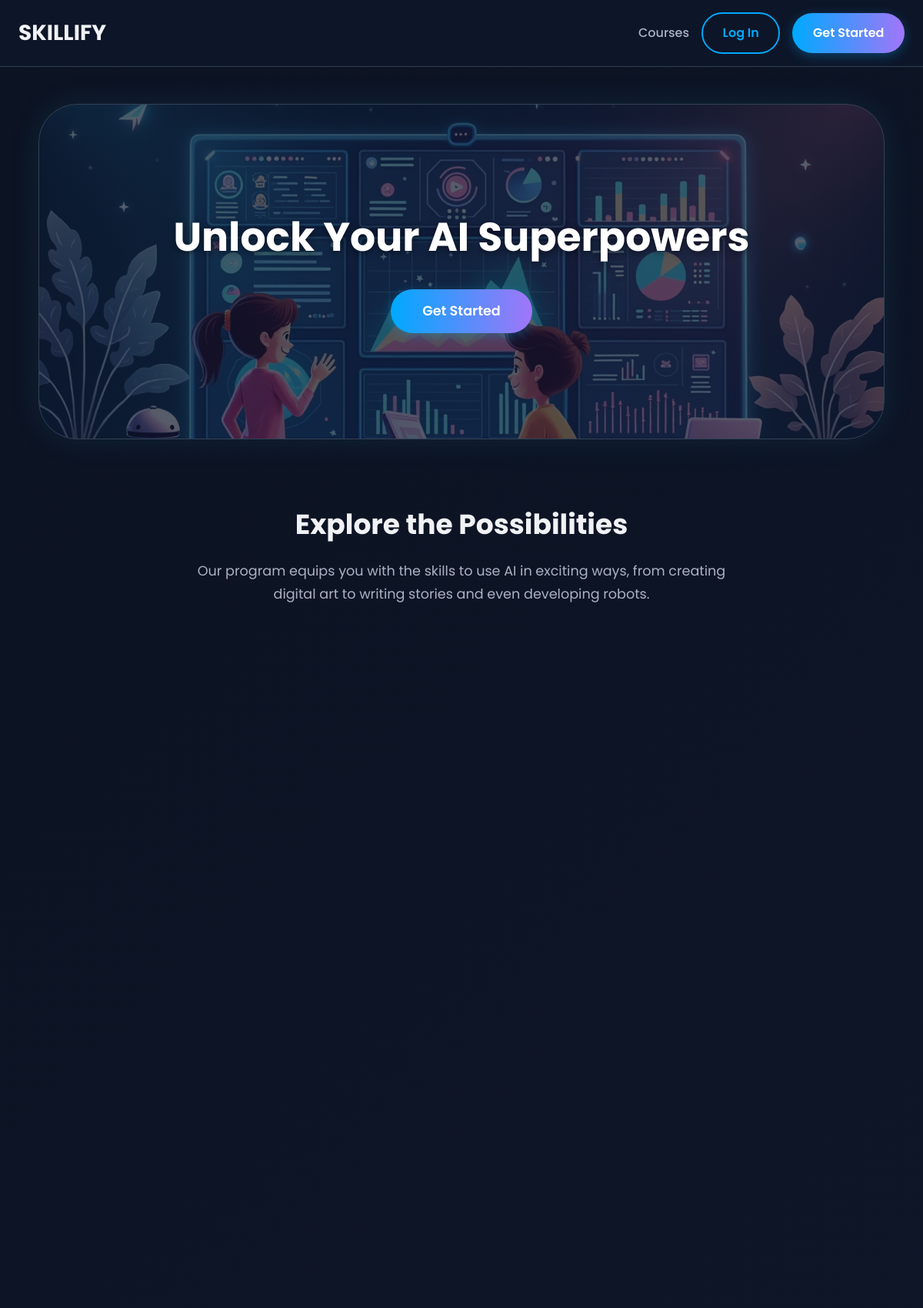
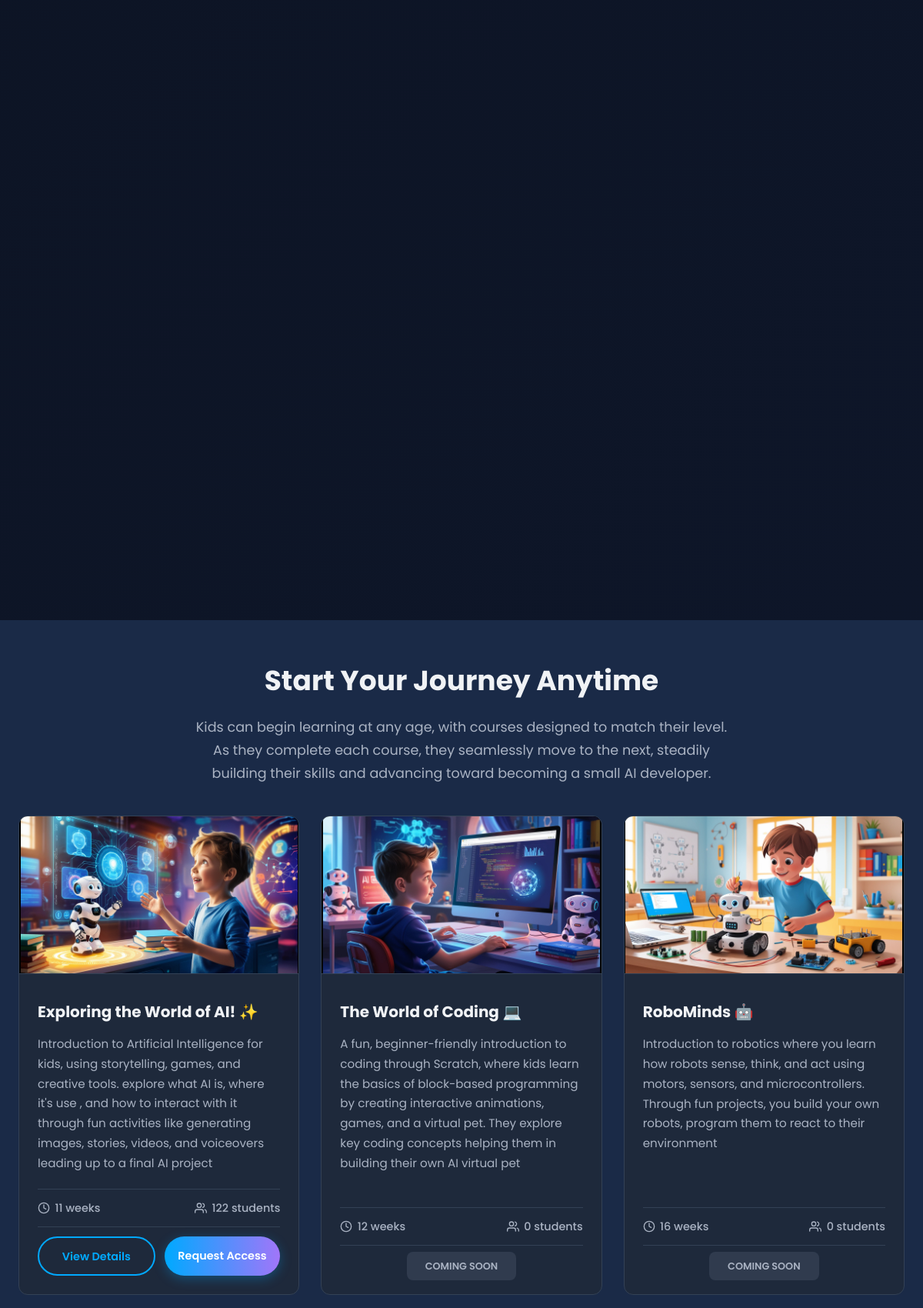
The page / (upper part) on the database its author committed (2 pictures, top to bottom).
### tables this page shows
CREATE TABLE courses (
    id INTEGER PRIMARY KEY AUTOINCREMENT,
    title TEXT NOT NULL,
    description TEXT NOT NULL,
    thumbnail_url TEXT,
    status TEXT NOT NULL DEFAULT 'active' -- 'active' or 'coming_soon'
, duration_weeks INTEGER DEFAULT 0, student_count INTEGER DEFAULT 0);

### app.py (the view)
@app.route('/')
def index():
    db = get_db()
    courses = db.execute('SELECT * FROM courses ORDER BY id').fetchall()
    accessible_courses = set()
    if g.user:
        accessible_courses_rows = db.execute('SELECT course_id FROM student_course_access WHERE user_id = ?', (g.user['id'],)).fetchall()
        accessible_courses = {row['course_id'] for row in accessible_courses_rows}
    return render_template('index.html', courses=courses, accessible_courses=accessible_courses)

### app.py (called while the page is built)
def get_db():
    db = getattr(g, '_database', None)
    if db is None:
        db = g._database = sqlite3.connect(DATABASE)
        db.row_factory = sqlite3.Row
    return db

@app.teardown_appcontext
def close_connection(exception):
    db = getattr(g, '_database', None)
    if db is not None:
        db.close()

@app.context_processor
def inject_current_year():
    return {'current_year': datetime.date.today().year}

@app.before_request
def before_request():
    g.user = None
    if 'user_id' in session:
        user = get_db().execute('SELECT * FROM users WHERE id = ?', (session['user_id'],)).fetchone()
        g.user = user

### templates/index.html (shortened to what this page needs)
{% extends 'layout.html' %}
{% block content %}
<section class="hero">
    <div class="hero-content">
        <h1>Unlock Your AI Superpowers</h1>
        <a href="{{ url_for('register') }}" class="cta-button">Get Started</a>
    </div>
</section>
<section class="scrolly-container section">
    <div class="container">
        <h2 class="section-title">Explore the Possibilities</h2>
        <p class="section-subtitle">Our program equips you with the skills to use AI in exciting ways, from creating digital art to writing stories and even developing robots.</p>
    </div>
    <div class="capability-panel">
        <div class="capability-text">
        </div>
    </div>
    <div class="capability-panel">
        <div class="capability-text">
        </div>
    </div>
    <div class="capability-panel">
        <div class="capability-text">
        </div>
    </div>
    <div class="capability-panel">
        <div class="capability-text">
        </div>
    </div>
</section>
<section class="section section-light-bg">
    <div class="container">
        <h2 class="section-title">Start Your Journey Anytime</h2>
        <p class="section-subtitle">Kids can begin learning at any age, with courses designed to match their level. As they complete each course, they seamlessly move to the next, steadily building their skills and advancing toward becoming a small AI developer.</p>
        <div class="cards-grid">
            {% if courses %}
                {% for course in courses %}
                <div class="card">
                    <div class="card-image">
                        <img src="{{ url_for('static', filename=course.thumbnail_url) if course.thumbnail_url else 'https://placehold.co/600x400/1E293B/E2E8F0?text=Course' }}" alt="{{ course.title }}">
                    </div>
                    <div class="card-content">
                        <h3>{{ course.title }}</h3>
                        <p>{{ course.description }}</p>
                        <div class="course-meta-info">
                          <span class="meta-item">
                            <svg xmlns="http://www.w3.org/2000/svg" width="16" height="16" viewBox="0 0 24 24" fill="none" stroke="currentColor" stroke-width="2" stroke-linecap="round" stroke-linejoin="round" class="meta-icon"><circle cx="12" cy="12" r="10"></circle><polyline points="12 6 12 12 16 14"></polyline></svg>
                            <span>{{ course.duration_weeks or 'N/A' }} weeks</span>
                        </span>
                        <span class="meta-item">
                            <span>{{ course.student_count or '0' }} students</span>
                        </span>
                    </div>
                        <div class="card-action">
                            {% if g.user and course.id in accessible_courses %}
                                <a href="{{ url_for('course_detail', course_id=course.id) }}" class="cta-button">Go to Course</a>
                            {% else %}
                                {% if course.status == 'active' %}
                                    <div class="action-buttons-pair">
                                        <a href="{{ url_for('course_detail', course_id=course.id) }}" class="cta-button-secondary">View Details</a>
                                        <a href="{{ url_for('request_course_access', course_id=course.id) }}" class="cta-button">Request Access</a>
                                    </div>
                                {% else %}
                                    <span class="status-badge coming-soon">Coming Soon</span>
                                {% endif %}
                            {% endif %}
                        </div>
                    </div>
                </div>
                {% endfor %}
            {% else %}
                <p>Courses are being prepared. Check back soon!</p>
            {% endif %}
        </div>
    </div>
</section>
{% endblock %}

### rows shown on the page
courses: thumbnail_url (picture), title "Exploring the World of AI! ✨", description "Introduction to Artificial Intelligence for kids, using storytelling, games, and creative tools. explore what AI is, where it's use , and how to interact with it through fun activities like generating images, stories, videos, and voiceovers leading up to a final AI project", duration_weeks "11", student_count "122"
courses: thumbnail_url (picture), title "The World of Coding 💻", description "A fun, beginner-friendly introduction to coding through Scratch, where kids learn the basics of block-based programming by creating interactive animations, games, and a virtual pet. They explore key coding concepts helping them in building their own AI virtual pet", duration_weeks "12", student_count "0", status "COMING SOON"
courses: thumbnail_url (picture), title "RoboMinds 🤖", description "Introduction to robotics where you learn how robots sense, think, and act using motors, sensors, and microcontrollers. Through fun projects, you build your own robots, program them to react to their environment", duration_weeks "16", student_count "0", status "COMING SOON"
